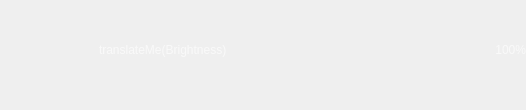
<?xml version="1.0" encoding="UTF-8"?>
<ui version="4.0">
 <class>m_Window</class>
 <widget class="QWidget" name="m_Window">
  <property name="geometry">
   <rect>
    <x>0</x>
    <y>0</y>
    <width>526</width>
    <height>110</height>
   </rect>
  </property>
  <property name="sizePolicy">
   <sizepolicy hsizetype="Expanding" vsizetype="Expanding">
    <horstretch>0</horstretch>
    <verstretch>0</verstretch>
   </sizepolicy>
  </property>
  <property name="palette">
   <palette>
    <active>
     <colorrole role="WindowText">
      <brush brushstyle="SolidPattern">
       <color alpha="255">
        <red>249</red>
        <green>249</green>
        <blue>249</blue>
       </color>
      </brush>
     </colorrole>
    </active>
    <inactive>
     <colorrole role="WindowText">
      <brush brushstyle="SolidPattern">
       <color alpha="255">
        <red>249</red>
        <green>249</green>
        <blue>249</blue>
       </color>
      </brush>
     </colorrole>
    </inactive>
    <disabled>
     <colorrole role="WindowText">
      <brush brushstyle="SolidPattern">
       <color alpha="255">
        <red>120</red>
        <green>120</green>
        <blue>120</blue>
       </color>
      </brush>
     </colorrole>
    </disabled>
   </palette>
  </property>
  <layout class="QHBoxLayout" name="horizontalLayout">
   <property name="spacing">
    <number>0</number>
   </property>
   <property name="leftMargin">
    <number>0</number>
   </property>
   <property name="topMargin">
    <number>0</number>
   </property>
   <property name="rightMargin">
    <number>0</number>
   </property>
   <property name="bottomMargin">
    <number>0</number>
   </property>
   <item>
    <widget class="COsdImage" name="m_CentralContainer" native="true">
     <property name="imageParams" stdset="0">
      <string notr="true">type=&quot;file&quot; src=&quot;img/osd/sliders/osd_brt_back.png&quot;</string>
     </property>
     <layout class="QGridLayout" name="gridLayout">
      <property name="rightMargin">
       <number>0</number>
      </property>
      <item row="2" column="2">
       <spacer name="spacer_2">
        <property name="orientation">
         <enum>Qt::Vertical</enum>
        </property>
        <property name="sizeType">
         <enum>QSizePolicy::Fixed</enum>
        </property>
        <property name="sizeHint" stdset="0">
         <size>
          <width>20</width>
          <height>30</height>
         </size>
        </property>
       </spacer>
      </item>
      <item row="0" column="0">
       <spacer name="spacer">
        <property name="orientation">
         <enum>Qt::Horizontal</enum>
        </property>
        <property name="sizeType">
         <enum>QSizePolicy::Fixed</enum>
        </property>
        <property name="sizeHint" stdset="0">
         <size>
          <width>90</width>
          <height>20</height>
         </size>
        </property>
       </spacer>
      </item>
      <item row="0" column="1" colspan="3">
       <layout class="QHBoxLayout" name="horizontalLayout_2">
        <property name="spacing">
         <number>0</number>
        </property>
        <property name="leftMargin">
         <number>0</number>
        </property>
        <property name="rightMargin">
         <number>0</number>
        </property>
        <item>
         <widget class="CSkinOneLineText" name="m_Text">
          <property name="sizePolicy">
           <sizepolicy hsizetype="Expanding" vsizetype="Minimum">
            <horstretch>0</horstretch>
            <verstretch>0</verstretch>
           </sizepolicy>
          </property>
          <property name="text">
           <string>translateMe(Brightness)</string>
          </property>
          <property name="alignment">
           <set>Qt::AlignBottom|Qt::AlignLeading|Qt::AlignLeft</set>
          </property>
          <property name="glow" stdset="0">
           <string>glow=&quot;3&quot; samples=&quot;4&quot; color=&quot;0x50000000&quot;</string>
          </property>
          <property name="marginLeft" stdset="0">
           <number>5</number>
          </property>
         </widget>
        </item>
        <item>
         <widget class="CSkinOneLineText" name="m_Value">
          <property name="sizePolicy">
           <sizepolicy hsizetype="Minimum" vsizetype="Minimum">
            <horstretch>0</horstretch>
            <verstretch>0</verstretch>
           </sizepolicy>
          </property>
          <property name="text">
           <string notr="true">100%</string>
          </property>
          <property name="alignment">
           <set>Qt::AlignBottom|Qt::AlignRight|Qt::AlignTrailing</set>
          </property>
          <property name="glow" stdset="0">
           <string notr="true">glow=&quot;3&quot; samples=&quot;4&quot; color=&quot;0x50000000&quot;</string>
          </property>
          <property name="marginRight" stdset="0">
           <number>5</number>
          </property>
         </widget>
        </item>
       </layout>
      </item>
      <item row="1" column="1" colspan="3">
       <widget class="COsdImage" name="m_Cursor" native="true">
        <property name="sizePolicy">
         <sizepolicy hsizetype="Preferred" vsizetype="Fixed">
          <horstretch>0</horstretch>
          <verstretch>0</verstretch>
         </sizepolicy>
        </property>
        <property name="minimumSize">
         <size>
          <width>0</width>
          <height>8</height>
         </size>
        </property>
        <property name="maximumSize">
         <size>
          <width>16777215</width>
          <height>8</height>
         </size>
        </property>
        <property name="imageParams" stdset="0">
         <string notr="true">type=&quot;file&quot; src=&quot;img/osd/sliders/osd_brt_up.png&quot;</string>
        </property>
       </widget>
      </item>
     </layout>
    </widget>
   </item>
  </layout>
 </widget>
 <customwidgets>
  <customwidget>
   <class>COsdImage</class>
   <extends>QWidget</extends>
   <header>osdimage.h</header>
   <container>1</container>
  </customwidget>
  <customwidget>
   <class>CSkinOneLineText</class>
   <extends>QLabel</extends>
   <header>skinonelinetext.h</header>
  </customwidget>
 </customwidgets>
 <resources/>
 <connections/>
</ui>
